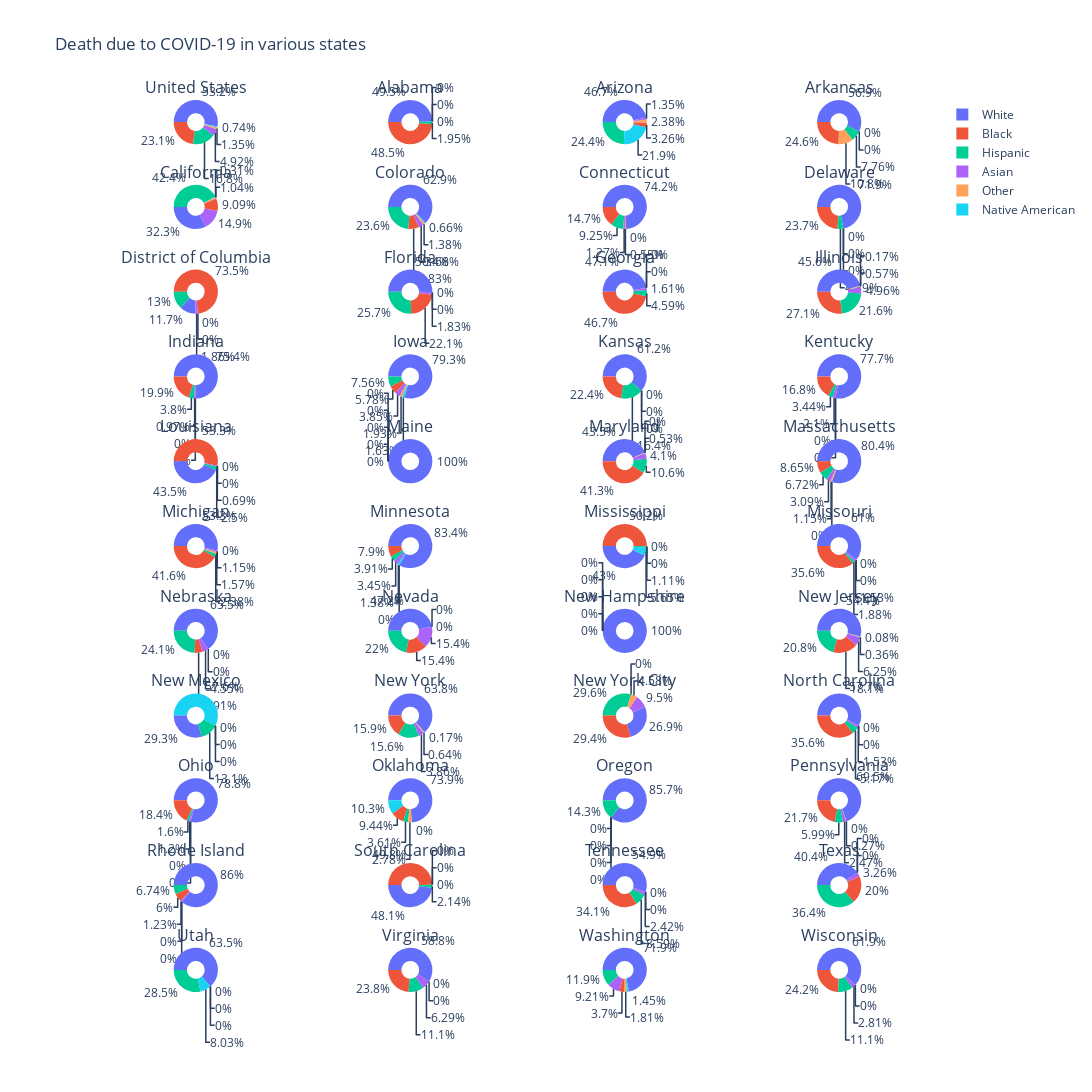

Notebook cell for this chart:
### Code cell
# Create subplots: use 'domain' type for Pie subplot
from plotly.subplots import make_subplots
fig = make_subplots(rows=int(len(df_state_clean)/4), cols=4, \
                    specs=[[{'type': 'domain'}]*4 for i in range(len(df_state_clean)//4)],\
                    subplot_titles=df_state_clean.set_index('State').index)
labels = df_state_clean.set_index('State').columns



for i, (idx, row) in enumerate(df_state_clean.set_index('State').iterrows()):

    fig.add_trace(go.Pie(labels=labels, values=row, name= idx, rotation=-90), (i//4)+1, (i%4)+1)
fig.update_traces(hole=.4, hoverinfo="label+percent+name")

fig.update_layout(
    title_text="Death due to COVID-19 in various states",
    # Add annotations in the center of the donut pies.
#     annotations=[dict(text='GHG', x=0.18, y=0.5, font_size=20, showarrow=False),
#                  dict(text='CO2', x=0.82, y=0.5, font_size=20, showarrow=False)])
)

fig.update_layout(
    autosize=False,
    width=1100,
    height=4000,
    margin=dict(
        l=50,
        r=50,
        b=100,
        t=100,
        pad=4
    ),
#     paper_bgcolor="LightSteelBlue",
)
fig.show()

# fig, axes = plt.subplots(int(len(df_state_clean)/4), 4, figsize=(15, 60))

# for i, (idx, row) in enumerate(df_state_clean.set_index('State').iterrows()):
#     ax = axes[i // 4, i % 4]
#     row = row[row.gt(row.sum() * .01)]
#     ax.pie(row, labels=row.index, startangle=30, wedgeprops=dict(width=0.5))
#     ax.set_title(idx)

# fig.subplots_adjust(wspace=.2)

### Figure 1 — Plotly figure (JSON) as saved in the notebook; plotly's stock layout.template omitted (floating-point values rounded to 4 significant figures)
{"data": [{"domain": {"x": [0, 0.2125], "y": [0.9504, 1.0]}, "hole": 0.4, "hoverinfo": "label+percent+name", "labels": ["White", "Black", "Native American", "Asian", "Hispanic", "Other"], "name": "United States", "rotation": -90, "type": "pie", "values": [53.19, 23.05, 0.74, 4.92, 16.75, 1.35]}, {"domain": {"x": [0.2625, 0.475], "y": [0.9504, 1.0]}, "hole": 0.4, "hoverinfo": "label+percent+name", "labels": ["White", "Black", "Native American", "Asian", "Hispanic", "Other"], "name": "Alabama", "rotation": -90, "type": "pie", "values": [49.51, 48.54, 0, 0, 1.95, 0]}, {"domain": {"x": [0.525, 0.7375], "y": [0.9504, 1.0]}, "hole": 0.4, "hoverinfo": "label+percent+name", "labels": ["White", "Black", "Native American", "Asian", "Hispanic", "Other"], "name": "Arizona", "rotation": -90, "type": "pie", "values": [46.7, 3.26, 21.92, 1.35, 24.38, 2.38]}, {"domain": {"x": [0.7875, 1], "y": [0.9504, 1.0]}, "hole": 0.4, "hoverinfo": "label+percent+name", "labels": ["White", "Black", "Native American", "Asian", "Hispanic", "Other"], "name": "Arkansas", "rotation": -90, "type": "pie", "values": [56.9, 24.57, 0, 0, 7.76, 10.78]}, {"domain": {"x": [0, 0.2125], "y": [0.8554, 0.905]}, "hole": 0.4, "hoverinfo": "label+percent+name", "labels": ["White", "Black", "Native American", "Asian", "Hispanic", "Other"], "name": "California", "rotation": -90, "type": "pie", "values": [32.27, 9.09, 0.31, 14.93, 42.36, 1.04]}, {"domain": {"x": [0.2625, 0.475], "y": [0.8554, 0.905]}, "hole": 0.4, "hoverinfo": "label+percent+name", "labels": ["White", "Black", "Native American", "Asian", "Hispanic", "Other"], "name": "Colorado", "rotation": -90, "type": "pie", "values": [62.89, 7.83, 0.66, 3.68, 23.55, 1.38]}, {"domain": {"x": [0.525, 0.7375], "y": [0.8554, 0.905]}, "hole": 0.4, "hoverinfo": "label+percent+name", "labels": ["White", "Black", "Native American", "Asian", "Hispanic", "Other"], "name": "Connecticut", "rotation": -90, "type": "pie", "values": [74.24, 14.69, 0, 1.27, 9.25, 0.55]}, {"domain": {"x": [0.7875, 1], "y": [0.8554, 0.905]}, "hole": 0.4, "hoverinfo": "label+percent+name", "labels": ["White", "Black", "Native American", "Asian", "Hispanic", "Other"], "name": "Delaware", "rotation": -90, "type": "pie", "values": [71.93, 23.68, 0, 0, 4.39, 0]}, {"domain": {"x": [0, 0.2125], "y": [0.7603, 0.8099]}, "hole": 0.4, "hoverinfo": "label+percent+name", "labels": ["White", "Black", "Native American", "Asian", "Hispanic", "Other"], "name": "District of Columbia", "rotation": -90, "type": "pie", "values": [11.69, 73.47, 0, 1.86, 12.99, 0]}, {"domain": {"x": [0.2625, 0.475], "y": [0.7603, 0.8099]}, "hole": 0.4, "hoverinfo": "label+percent+name", "labels": ["White", "Black", "Native American", "Asian", "Hispanic", "Other"], "name": "Florida", "rotation": -90, "type": "pie", "values": [50.37, 22.08, 0, 1.83, 25.73, 0]}, {"domain": {"x": [0.525, 0.7375], "y": [0.7603, 0.8099]}, "hole": 0.4, "hoverinfo": "label+percent+name", "labels": ["White", "Black", "Native American", "Asian", "Hispanic", "Other"], "name": "Georgia", "rotation": -90, "type": "pie", "values": [47.14, 46.65, 0, 1.61, 4.59, 0]}, {"domain": {"x": [0.7875, 1], "y": [0.7603, 0.8099]}, "hole": 0.4, "hoverinfo": "label+percent+name", "labels": ["White", "Black", "Native American", "Asian", "Hispanic", "Other"], "name": "Illinois", "rotation": -90, "type": "pie", "values": [45.64, 27.07, 0.17, 4.96, 21.6, 0.57]}, {"domain": {"x": [0, 0.2125], "y": [0.6653, 0.7149]}, "hole": 0.4, "hoverinfo": "label+percent+name", "labels": ["White", "Black", "Native American", "Asian", "Hispanic", "Other"], "name": "Indiana", "rotation": -90, "type": "pie", "values": [75.35, 19.88, 0, 0.97, 3.8, 0]}, {"domain": {"x": [0.2625, 0.475], "y": [0.6653, 0.7149]}, "hole": 0.4, "hoverinfo": "label+percent+name", "labels": ["White", "Black", "Native American", "Asian", "Hispanic", "Other"], "name": "Iowa", "rotation": -90, "type": "pie", "values": [79.26, 5.78, 1.63, 3.85, 7.56, 1.93]}, {"domain": {"x": [0.525, 0.7375], "y": [0.6653, 0.7149]}, "hole": 0.4, "hoverinfo": "label+percent+name", "labels": ["White", "Black", "Native American", "Asian", "Hispanic", "Other"], "name": "Kansas", "rotation": -90, "type": "pie", "values": [61.21, 22.41, 0, 0, 16.38, 0]}, {"domain": {"x": [0.7875, 1], "y": [0.6653, 0.7149]}, "hole": 0.4, "hoverinfo": "label+percent+name", "labels": ["White", "Black", "Native American", "Asian", "Hispanic", "Other"], "name": "Kentucky", "rotation": -90, "type": "pie", "values": [77.67, 16.79, 0, 2.1, 3.44, 0]}, {"domain": {"x": [0, 0.2125], "y": [0.5702, 0.6198]}, "hole": 0.4, "hoverinfo": "label+percent+name", "labels": ["White", "Black", "Native American", "Asian", "Hispanic", "Other"], "name": "Louisiana", "rotation": -90, "type": "pie", "values": [43.5, 53.31, 0, 0.69, 2.5, 0]}, {"domain": {"x": [0.2625, 0.475], "y": [0.5702, 0.6198]}, "hole": 0.4, "hoverinfo": "label+percent+name", "labels": ["White", "Black", "Native American", "Asian", "Hispanic", "Other"], "name": "Maine", "rotation": -90, "type": "pie", "values": [100, 0, 0, 0, 0, 0]}, {"domain": {"x": [0.525, 0.7375], "y": [0.5702, 0.6198]}, "hole": 0.4, "hoverinfo": "label+percent+name", "labels": ["White", "Black", "Native American", "Asian", "Hispanic", "Other"], "name": "Maryland", "rotation": -90, "type": "pie", "values": [43.49, 41.25, 0, 4.1, 10.63, 0.53]}, {"domain": {"x": [0.7875, 1], "y": [0.5702, 0.6198]}, "hole": 0.4, "hoverinfo": "label+percent+name", "labels": ["White", "Black", "Native American", "Asian", "Hispanic", "Other"], "name": "Massachusetts", "rotation": -90, "type": "pie", "values": [80.38, 8.65, 0, 3.09, 6.72, 1.15]}, {"domain": {"x": [0, 0.2125], "y": [0.4752, 0.5248]}, "hole": 0.4, "hoverinfo": "label+percent+name", "labels": ["White", "Black", "Native American", "Asian", "Hispanic", "Other"], "name": "Michigan", "rotation": -90, "type": "pie", "values": [53.25, 41.64, 0, 1.15, 2.38, 1.57]}, {"domain": {"x": [0.2625, 0.475], "y": [0.4752, 0.5248]}, "hole": 0.4, "hoverinfo": "label+percent+name", "labels": ["White", "Black", "Native American", "Asian", "Hispanic", "Other"], "name": "Minnesota", "rotation": -90, "type": "pie", "values": [83.36, 7.9, 1.38, 3.45, 3.91, 0]}, {"domain": {"x": [0.525, 0.7375], "y": [0.4752, 0.5248]}, "hole": 0.4, "hoverinfo": "label+percent+name", "labels": ["White", "Black", "Native American", "Asian", "Hispanic", "Other"], "name": "Mississippi", "rotation": -90, "type": "pie", "values": [43.02, 50.22, 5.65, 0, 1.11, 0]}, {"domain": {"x": [0.7875, 1], "y": [0.4752, 0.5248]}, "hole": 0.4, "hoverinfo": "label+percent+name", "labels": ["White", "Black", "Native American", "Asian", "Hispanic", "Other"], "name": "Missouri", "rotation": -90, "type": "pie", "values": [60.99, 35.61, 0, 1.53, 1.88, 0]}, {"domain": {"x": [0, 0.2125], "y": [0.3802, 0.4298]}, "hole": 0.4, "hoverinfo": "label+percent+name", "labels": ["White", "Black", "Native American", "Asian", "Hispanic", "Other"], "name": "Nebraska", "rotation": -90, "type": "pie", "values": [65.45, 5.91, 0, 4.55, 24.09, 0]}, {"domain": {"x": [0.2625, 0.475], "y": [0.3802, 0.4298]}, "hole": 0.4, "hoverinfo": "label+percent+name", "labels": ["White", "Black", "Native American", "Asian", "Hispanic", "Other"], "name": "Nevada", "rotation": -90, "type": "pie", "values": [47.17, 15.42, 0, 15.42, 22, 0]}, {"domain": {"x": [0.525, 0.7375], "y": [0.3802, 0.4298]}, "hole": 0.4, "hoverinfo": "label+percent+name", "labels": ["White", "Black", "Native American", "Asian", "Hispanic", "Other"], "name": "New Hampshire", "rotation": -90, "type": "pie", "values": [100, 0, 0, 0, 0, 0]}, {"domain": {"x": [0.7875, 1], "y": [0.3802, 0.4298]}, "hole": 0.4, "hoverinfo": "label+percent+name", "labels": ["White", "Black", "Native American", "Asian", "Hispanic", "Other"], "name": "New Jersey", "rotation": -90, "type": "pie", "values": [54.39, 18.07, 0.08, 6.25, 20.85, 0.36]}, {"domain": {"x": [0, 0.2125], "y": [0.2851, 0.3347]}, "hole": 0.4, "hoverinfo": "label+percent+name", "labels": ["White", "Black", "Native American", "Asian", "Hispanic", "Other"], "name": "New Mexico", "rotation": -90, "type": "pie", "values": [29.29, 0, 57.58, 0, 13.13, 0]}, {"domain": {"x": [0.2625, 0.475], "y": [0.2851, 0.3347]}, "hole": 0.4, "hoverinfo": "label+percent+name", "labels": ["White", "Black", "Native American", "Asian", "Hispanic", "Other"], "name": "New York", "rotation": -90, "type": "pie", "values": [63.82, 15.93, 0.17, 3.86, 15.57, 0.64]}, {"domain": {"x": [0.525, 0.7375], "y": [0.2851, 0.3347]}, "hole": 0.4, "hoverinfo": "label+percent+name", "labels": ["White", "Black", "Native American", "Asian", "Hispanic", "Other"], "name": "New York City", "rotation": -90, "type": "pie", "values": [26.9, 29.39, 0, 9.5, 29.63, 4.58]}, {"domain": {"x": [0.7875, 1], "y": [0.2851, 0.3347]}, "hole": 0.4, "hoverinfo": "label+percent+name", "labels": ["White", "Black", "Native American", "Asian", "Hispanic", "Other"], "name": "North Carolina", "rotation": -90, "type": "pie", "values": [57.7, 35.61, 0, 1.53, 5.17, 0]}, {"domain": {"x": [0, 0.2125], "y": [0.1901, 0.2397]}, "hole": 0.4, "hoverinfo": "label+percent+name", "labels": ["White", "Black", "Native American", "Asian", "Hispanic", "Other"], "name": "Ohio", "rotation": -90, "type": "pie", "values": [78.84, 18.36, 0, 1.2, 1.6, 0]}, {"domain": {"x": [0.2625, 0.475], "y": [0.1901, 0.2397]}, "hole": 0.4, "hoverinfo": "label+percent+name", "labels": ["White", "Black", "Native American", "Asian", "Hispanic", "Other"], "name": "Oklahoma", "rotation": -90, "type": "pie", "values": [73.89, 9.44, 10.28, 0, 3.61, 2.78]}, {"domain": {"x": [0.525, 0.7375], "y": [0.1901, 0.2397]}, "hole": 0.4, "hoverinfo": "label+percent+name", "labels": ["White", "Black", "Native American", "Asian", "Hispanic", "Other"], "name": "Oregon", "rotation": -90, "type": "pie", "values": [85.71, 0, 0, 0, 14.29, 0]}, {"domain": {"x": [0.7875, 1], "y": [0.1901, 0.2397]}, "hole": 0.4, "hoverinfo": "label+percent+name", "labels": ["White", "Black", "Native American", "Asian", "Hispanic", "Other"], "name": "Pennsylvania", "rotation": -90, "type": "pie", "values": [69.54, 21.73, 0, 2.47, 5.99, 0.27]}, {"domain": {"x": [0, 0.2125], "y": [0.09504, 0.1446]}, "hole": 0.4, "hoverinfo": "label+percent+name", "labels": ["White", "Black", "Native American", "Asian", "Hispanic", "Other"], "name": "Rhode Island", "rotation": -90, "type": "pie", "values": [86.03, 6, 0, 1.23, 6.74, 0]}, {"domain": {"x": [0.2625, 0.475], "y": [0.09504, 0.1446]}, "hole": 0.4, "hoverinfo": "label+percent+name", "labels": ["White", "Black", "Native American", "Asian", "Hispanic", "Other"], "name": "South Carolina", "rotation": -90, "type": "pie", "values": [48.09, 49.77, 0, 0, 2.14, 0]}, {"domain": {"x": [0.525, 0.7375], "y": [0.09504, 0.1446]}, "hole": 0.4, "hoverinfo": "label+percent+name", "labels": ["White", "Black", "Native American", "Asian", "Hispanic", "Other"], "name": "Tennessee", "rotation": -90, "type": "pie", "values": [54.85, 34.14, 0, 2.42, 8.59, 0]}, {"domain": {"x": [0.7875, 1], "y": [0.09504, 0.1446]}, "hole": 0.4, "hoverinfo": "label+percent+name", "labels": ["White", "Black", "Native American", "Asian", "Hispanic", "Other"], "name": "Texas", "rotation": -90, "type": "pie", "values": [40.35, 19.97, 0, 3.26, 36.41, 0]}, {"domain": {"x": [0, 0.2125], "y": [0, 0.04959]}, "hole": 0.4, "hoverinfo": "label+percent+name", "labels": ["White", "Black", "Native American", "Asian", "Hispanic", "Other"], "name": "Utah", "rotation": -90, "type": "pie", "values": [63.5, 0, 8.03, 0, 28.47, 0]}, {"domain": {"x": [0.2625, 0.475], "y": [0, 0.04959]}, "hole": 0.4, "hoverinfo": "label+percent+name", "labels": ["White", "Black", "Native American", "Asian", "Hispanic", "Other"], "name": "Virginia", "rotation": -90, "type": "pie", "values": [58.79, 23.81, 0, 6.29, 11.12, 0]}, {"domain": {"x": [0.525, 0.7375], "y": [0, 0.04959]}, "hole": 0.4, "hoverinfo": "label+percent+name", "labels": ["White", "Black", "Native American", "Asian", "Hispanic", "Other"], "name": "Washington", "rotation": -90, "type": "pie", "values": [71.91, 3.7, 1.45, 9.21, 11.92, 1.81]}, {"domain": {"x": [0.7875, 1], "y": [0, 0.04959]}, "hole": 0.4, "hoverinfo": "label+percent+name", "labels": ["White", "Black", "Native American", "Asian", "Hispanic", "Other"], "name": "Wisconsin", "rotation": -90, "type": "pie", "values": [61.94, 24.16, 0, 2.81, 11.1, 0]}], "layout": {"annotations": [{"font": {"size": 16}, "showarrow": false, "text": "United States", "x": 0.1062, "xanchor": "center", "xref": "paper", "y": 1.0, "yanchor": "bottom", "yref": "paper"}, {"font": {"size": 16}, "showarrow": false, "text": "Alabama", "x": 0.3688, "xanchor": "center", "xref": "paper", "y": 1.0, "yanchor": "bottom", "yref": "paper"}, {"font": {"size": 16}, "showarrow": false, "text": "Arizona", "x": 0.6313, "xanchor": "center", "xref": "paper", "y": 1.0, "yanchor": "bottom", "yref": "paper"}, {"font": {"size": 16}, "showarrow": false, "text": "Arkansas", "x": 0.8938, "xanchor": "center", "xref": "paper", "y": 1.0, "yanchor": "bottom", "yref": "paper"}, {"font": {"size": 16}, "showarrow": false, "text": "California", "x": 0.1062, "xanchor": "center", "xref": "paper", "y": 0.905, "yanchor": "bottom", "yref": "paper"}, {"font": {"size": 16}, "showarrow": false, "text": "Colorado", "x": 0.3688, "xanchor": "center", "xref": "paper", "y": 0.905, "yanchor": "bottom", "yref": "paper"}, {"font": {"size": 16}, "showarrow": false, "text": "Connecticut", "x": 0.6313, "xanchor": "center", "xref": "paper", "y": 0.905, "yanchor": "bottom", "yref": "paper"}, {"font": {"size": 16}, "showarrow": false, "text": "Delaware", "x": 0.8938, "xanchor": "center", "xref": "paper", "y": 0.905, "yanchor": "bottom", "yref": "paper"}, {"font": {"size": 16}, "showarrow": false, "text": "District of Columbia", "x": 0.1062, "xanchor": "center", "xref": "paper", "y": 0.8099, "yanchor": "bottom", "yref": "paper"}, {"font": {"size": 16}, "showarrow": false, "text": "Florida", "x": 0.3688, "xanchor": "center", "xref": "paper", "y": 0.8099, "yanchor": "bottom", "yref": "paper"}, {"font": {"size": 16}, "showarrow": false, "text": "Georgia", "x": 0.6313, "xanchor": "center", "xref": "paper", "y": 0.8099, "yanchor": "bottom", "yref": "paper"}, {"font": {"size": 16}, "showarrow": false, "text": "Illinois", "x": 0.8938, "xanchor": "center", "xref": "paper", "y": 0.8099, "yanchor": "bottom", "yref": "paper"}, {"font": {"size": 16}, "showarrow": false, "text": "Indiana", "x": 0.1062, "xanchor": "center", "xref": "paper", "y": 0.7149, "yanchor": "bottom", "yref": "paper"}, {"font": {"size": 16}, "showarrow": false, "text": "Iowa", "x": 0.3688, "xanchor": "center", "xref": "paper", "y": 0.7149, "yanchor": "bottom", "yref": "paper"}, {"font": {"size": 16}, "showarrow": false, "text": "Kansas", "x": 0.6313, "xanchor": "center", "xref": "paper", "y": 0.7149, "yanchor": "bottom", "yref": "paper"}, {"font": {"size": 16}, "showarrow": false, "text": "Kentucky", "x": 0.8938, "xanchor": "center", "xref": "paper", "y": 0.7149, "yanchor": "bottom", "yref": "paper"}, {"font": {"size": 16}, "showarrow": false, "text": "Louisiana", "x": 0.1062, "xanchor": "center", "xref": "paper", "y": 0.6198, "yanchor": "bottom", "yref": "paper"}, {"font": {"size": 16}, "showarrow": false, "text": "Maine", "x": 0.3688, "xanchor": "center", "xref": "paper", "y": 0.6198, "yanchor": "bottom", "yref": "paper"}, {"font": {"size": 16}, "showarrow": false, "text": "Maryland", "x": 0.6313, "xanchor": "center", "xref": "paper", "y": 0.6198, "yanchor": "bottom", "yref": "paper"}, {"font": {"size": 16}, "showarrow": false, "text": "Massachusetts", "x": 0.8938, "xanchor": "center", "xref": "paper", "y": 0.6198, "yanchor": "bottom", "yref": "paper"}, {"font": {"size": 16}, "showarrow": false, "text": "Michigan", "x": 0.1062, "xanchor": "center", "xref": "paper", "y": 0.5248, "yanchor": "bottom", "yref": "paper"}, {"font": {"size": 16}, "showarrow": false, "text": "Minnesota", "x": 0.3688, "xanchor": "center", "xref": "paper", "y": 0.5248, "yanchor": "bottom", "yref": "paper"}, {"font": {"size": 16}, "showarrow": false, "text": "Mississippi", "x": 0.6313, "xanchor": "center", "xref": "paper", "y": 0.5248, "yanchor": "bottom", "yref": "paper"}, {"font": {"size": 16}, "showarrow": false, "text": "Missouri", "x": 0.8938, "xanchor": "center", "xref": "paper", "y": 0.5248, "yanchor": "bottom", "yref": "paper"}, {"font": {"size": 16}, "showarrow": false, "text": "Nebraska", "x": 0.1062, "xanchor": "center", "xref": "paper", "y": 0.4298, "yanchor": "bottom", "yref": "paper"}, {"font": {"size": 16}, "showarrow": false, "text": "Nevada", "x": 0.3688, "xanchor": "center", "xref": "paper", "y": 0.4298, "yanchor": "bottom", "yref": "paper"}, {"font": {"size": 16}, "showarrow": false, "text": "New Hampshire", "x": 0.6313, "xanchor": "center", "xref": "paper", "y": 0.4298, "yanchor": "bottom", "yref": "paper"}, {"font": {"size": 16}, "showarrow": false, "text": "New Jersey", "x": 0.8938, "xanchor": "center", "xref": "paper", "y": 0.4298, "yanchor": "bottom", "yref": "paper"}, {"font": {"size": 16}, "showarrow": false, "text": "New Mexico", "x": 0.1062, "xanchor": "center", "xref": "paper", "y": 0.3347, "yanchor": "bottom", "yref": "paper"}, {"font": {"size": 16}, "showarrow": false, "text": "New York", "x": 0.3688, "xanchor": "center", "xref": "paper", "y": 0.3347, "yanchor": "bottom", "yref": "paper"}, {"font": {"size": 16}, "showarrow": false, "text": "New York City", "x": 0.6313, "xanchor": "center", "xref": "paper", "y": 0.3347, "yanchor": "bottom", "yref": "paper"}, {"font": {"size": 16}, "showarrow": false, "text": "North Carolina", "x": 0.8938, "xanchor": "center", "xref": "paper", "y": 0.3347, "yanchor": "bottom", "yref": "paper"}, {"font": {"size": 16}, "showarrow": false, "text": "Ohio", "x": 0.1062, "xanchor": "center", "xref": "paper", "y": 0.2397, "yanchor": "bottom", "yref": "paper"}, {"font": {"size": 16}, "showarrow": false, "text": "Oklahoma", "x": 0.3688, "xanchor": "center", "xref": "paper", "y": 0.2397, "yanchor": "bottom", "yref": "paper"}, {"font": {"size": 16}, "showarrow": false, "text": "Oregon", "x": 0.6313, "xanchor": "center", "xref": "paper", "y": 0.2397, "yanchor": "bottom", "yref": "paper"}, {"font": {"size": 16}, "showarrow": false, "text": "Pennsylvania", "x": 0.8938, "xanchor": "center", "xref": "paper", "y": 0.2397, "yanchor": "bottom", "yref": "paper"}, {"font": {"size": 16}, "showarrow": false, "text": "Rhode Island", "x": 0.1062, "xanchor": "center", "xref": "paper", "y": 0.1446, "yanchor": "bottom", "yref": "paper"}, {"font": {"size": 16}, "showarrow": false, "text": "South Carolina", "x": 0.3688, "xanchor": "center", "xref": "paper", "y": 0.1446, "yanchor": "bottom", "yref": "paper"}, {"font": {"size": 16}, "showarrow": false, "text": "Tennessee", "x": 0.6313, "xanchor": "center", "xref": "paper", "y": 0.1446, "yanchor": "bottom", "yref": "paper"}, {"font": {"size": 16}, "showarrow": false, "text": "Texas", "x": 0.8938, "xanchor": "center", "xref": "paper", "y": 0.1446, "yanchor": "bottom", "yref": "paper"}, {"font": {"size": 16}, "showarrow": false, "text": "Utah", "x": 0.1062, "xanchor": "center", "xref": "paper", "y": 0.04959, "yanchor": "bottom", "yref": "paper"}, {"font": {"size": 16}, "showarrow": false, "text": "Virginia", "x": 0.3688, "xanchor": "center", "xref": "paper", "y": 0.04959, "yanchor": "bottom", "yref": "paper"}, {"font": {"size": 16}, "showarrow": false, "text": "Washington", "x": 0.6313, "xanchor": "center", "xref": "paper", "y": 0.04959, "yanchor": "bottom", "yref": "paper"}, {"font": {"size": 16}, "showarrow": false, "text": "Wisconsin", "x": 0.8938, "xanchor": "center", "xref": "paper", "y": 0.04959, "yanchor": "bottom", "yref": "paper"}], "autosize": false, "height": 4000, "margin": {"b": 100, "l": 50, "pad": 4, "r": 50, "t": 100}, "title": {"text": "Death due to COVID-19 in various states"}, "width": 1100}}
